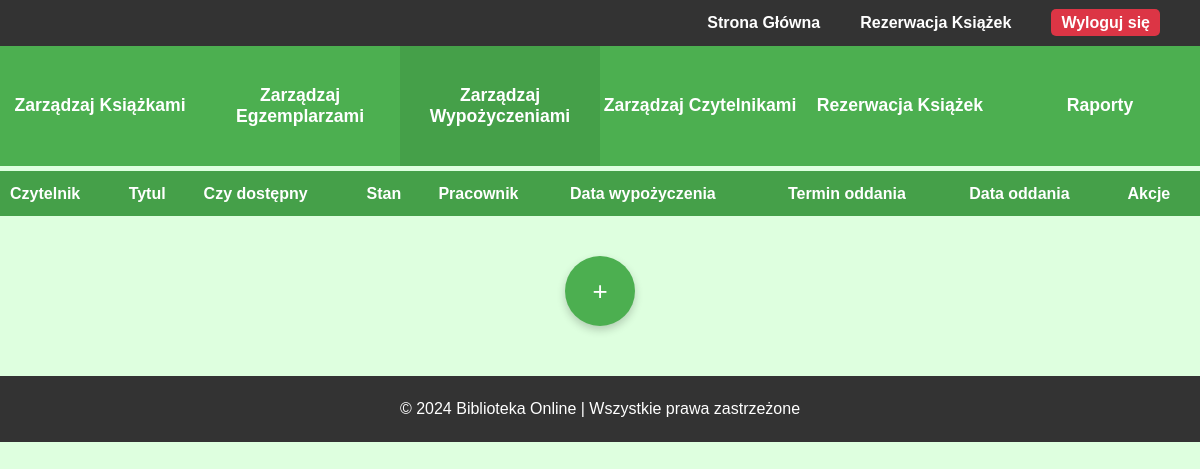
The app's page /php/bibliotekarz/rent_mgmt/manage_rents.php (signed in), older data.
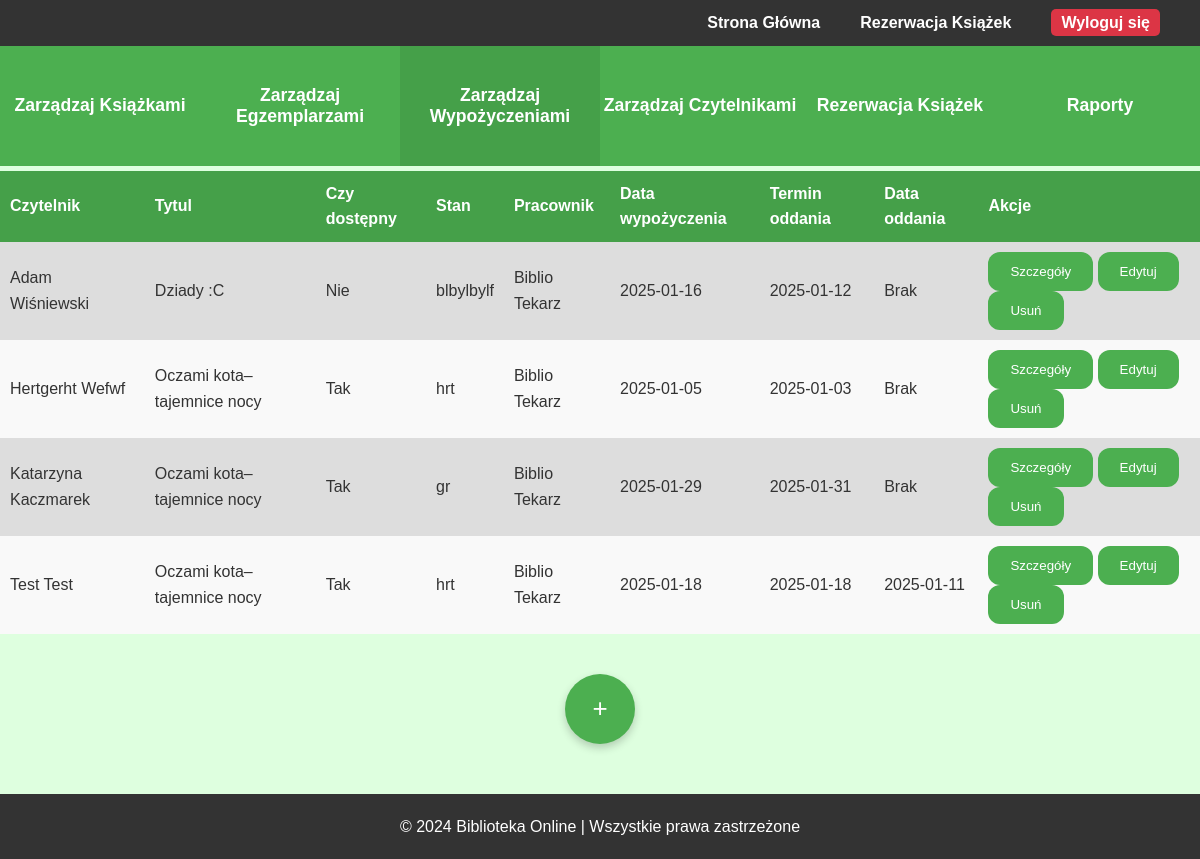
The same page, newer data.
### tables this page shows
CREATE TABLE `wypozyczenie` (
  `ID` int(11) NOT NULL,
  `ID_czytelnika` int(11) NOT NULL,
  `ID_egzemplarza` int(11) NOT NULL,
  `ID_pracownika` int(11) NOT NULL,
  `data_wypozyczenia` date NOT NULL,
  `termin_oddania` date NOT NULL,
  `data_oddania` date DEFAULT NULL
);

CREATE TABLE `czytelnik` (
  `ID` int(11) NOT NULL,
  `imie` varchar(50) NOT NULL,
  `nazwisko` varchar(50) NOT NULL,
  `nr_karty` varchar(20) NOT NULL,
  `telefon` varchar(9) DEFAULT NULL,
  `email` varchar(100) NOT NULL,
  `login` varchar(50) NOT NULL,
  `haslo` varchar(255) NOT NULL
);

CREATE TABLE `ksiazka` (
  `ID` int(11) NOT NULL,
  `tytul` varchar(50) NOT NULL,
  `zdjecie` varchar(255) DEFAULT ''
);

CREATE TABLE `egzemplarz` (
  `ID` int(11) NOT NULL,
  `ID_wydania` int(11) NOT NULL,
  `czy_dostepny` tinyint(1) NOT NULL DEFAULT 0,
  `stan` varchar(100) NOT NULL
);

CREATE TABLE `pracownik` (
  `ID` int(11) NOT NULL,
  `imie` varchar(50) NOT NULL,
  `nazwisko` varchar(50) NOT NULL,
  `poziom_uprawnien` enum('administrator','bibliotekarz','uzytkownik') NOT NULL DEFAULT 'bibliotekarz',
  `email` varchar(100) NOT NULL,
  `login` varchar(50) NOT NULL,
  `haslo` varchar(255) NOT NULL
);

### php/bibliotekarz/rent_mgmt/manage_rents.php (the view, shortened to what this page needs)
<?php
require_once(BASE_PATH . 'php/db_connection.php');
$query = "SELECT
    wypozyczenie.ID AS wypozyczenie_ID,
    wypozyczenie.data_wypozyczenia,
    wypozyczenie.termin_oddania,
    wypozyczenie.data_oddania,
    czytelnik.ID AS czytelnik_ID,
    czytelnik.imie AS czytelnik_imie,
    czytelnik.nazwisko AS czytelnik_nazwisko,
    czytelnik.email AS czytelnik_email,
    czytelnik.nr_karty AS czytelnik_nr_karty,
    egzemplarz.ID AS egzemplarz_ID,
    egzemplarz.czy_dostepny,
    egzemplarz.stan,
    pracownik.ID AS pracownik_ID,
    pracownik.imie AS pracownik_imie,
    pracownik.nazwisko AS pracownik_nazwisko,
    wydanie.ID AS wydanie_ID,
    wydanie.ISBN,
    wydanie.numer_wydania AS wydanie_nr_wydania,
    wydanie.jezyk AS jezyk,
    wydanie.ilosc_stron,
    ksiazka.tytul,
    wydawnictwo.nazwa AS wydawnictwo,
    autor.imie AS autor_imie,
    autor.nazwisko AS autor_nazwisko,
    gatunek.nazwa AS gatunek
FROM
    wypozyczenie
    JOIN egzemplarz ON wypozyczenie.ID_egzemplarza = egzemplarz.ID
    JOIN czytelnik ON wypozyczenie.ID_czytelnika = czytelnik.ID
    JOIN pracownik ON wypozyczenie.ID_pracownika = pracownik.ID
    JOIN wydanie ON egzemplarz.ID_wydania = wydanie.ID
    JOIN ksiazka ON wydanie.ID_ksiazki = ksiazka.ID
    JOIN wydawnictwo ON wydanie.ID_wydawnictwa = wydawnictwo.ID
    JOIN autor_ksiazki ON ksiazka.ID = autor_ksiazki.ID_ksiazki
    JOIN autor ON autor_ksiazki.ID_autora = autor.ID
    JOIN gatunek_ksiazki ON ksiazka.ID = gatunek_ksiazki.ID_ksiazki
    JOIN gatunek ON gatunek_ksiazki.ID_gatunku = gatunek.ID
    ORDER BY czytelnik.imie";
$result = mysqli_query($conn, $query);
?>
<!DOCTYPE html>
<html lang="pl">
<head>
    <link rel="stylesheet" href="css/style.css">
    <link rel="stylesheet" href="css/bibliotekarz.css">
</head>
<body>
    <header>
        <nav>
            <ul>
                <li><a href="/Biblioteka/index.php">Strona Główna</a></li>
                <li><a href="/Biblioteka/php/reservation.php">Rezerwacja Książek</a></li>
                <?php if(isset($_SESSION['user_id'])): ?>
                    <li><a href="/Biblioteka/php/logout.php" id="logoutBtn">Wyloguj się</a></li>
                <?php else: ?>
                    <li><a href="/Biblioteka/php/login.php">Zaloguj się</a></li>
                <?php endif; ?>
            </ul>
        </nav>
    </header>
    <section id="panel">
            <ul>
                <li><a href="/Biblioteka/php/bibliotekarz/book_mgmt/manage_books.php"><button>Zarządzaj Książkami</button></a></li>
                <li><a href="/Biblioteka/php/bibliotekarz/exemplar_mgmt/manage_exemplars.php"><button>Zarządzaj Egzemplarzami</button></a></li>
                <li><a href="/Biblioteka/php/bibliotekarz/rent_mgmt/manage_rents.php"><button disabled>Zarządzaj Wypożyczeniami</button></a></li>
                <li><a href="/Biblioteka/php/bibliotekarz/manage_users.php"><button>Zarządzaj Czytelnikami</button></a></li>
                <li><a href="/Biblioteka/php/bibliotekarz/reservation.php"><button>Rezerwacja Książek</button></a></li>
                <li><a href="/Biblioteka/php/bibliotekarz/reports.php"><button>Raporty</button></a></li>
            </ul>
    </section>
    <section id="tabela">
        <table class="sortable">
            <thead>
            <tr>
                <th>Czytelnik</th>
                <th>Tytul</th>
                <th>Czy dostępny</th>
                <th>Stan</th>
                <th>Pracownik</th>
                <th>Data wypożyczenia</th>
                <th>Termin oddania</th>
                <th>Data oddania</th>
                <th class="sorttable_nosort">Akcje</th>
            </tr>
            </thead>
            <tbody>
                <?php while ($book = mysqli_fetch_assoc($result)) { ?>
                    <tr id="book_<?php echo $book['wypozyczenie_ID']; ?>">
                    <td><?php echo htmlspecialchars($book['czytelnik_imie'] . ' ' . $book['czytelnik_nazwisko']) ?: 'Brak'; ?></td>
                    <td><?php echo htmlspecialchars($book['tytul']) ?: 'Brak'; ?></td>
                    <td><?php echo $book['czy_dostepny'] ? 'Tak' : 'Nie'; ?></td>
                    <td><?php echo htmlspecialchars($book['stan']) ?: 'Brak'; ?></td>
                    <td><?php echo htmlspecialchars($book['pracownik_imie'] . ' ' . $book['pracownik_nazwisko']) ?: 'Brak'; ?></td>
                    <td><?php echo htmlspecialchars($book['data_wypozyczenia']) ?: 'Brak'; ?></td>
                    <td><?php echo htmlspecialchars($book['termin_oddania']) ?: 'Brak'; ?></td>
                    <td><?php echo htmlspecialchars($book['data_oddania']) ?: 'Brak'; ?></td>
                    <td class="actions">
                        <button onclick="openInfoModal(<?php echo $book['wypozyczenie_ID']; ?>)">Szczegóły</button>
                        <button onclick="openEditModal(<?php echo $book['wypozyczenie_ID']; ?>)">Edytuj</button>
                        <button onclick="openDeleteModal(<?php echo $book['wypozyczenie_ID']; ?>)">Usuń</button>
                    </td>
                </tr>
                    <?php } ?>
                </tbody>
            </table>
        </section>
        <div class="add-book-container">
            <button class="add-book-button" onclick="openAddBookModal()">+</button>
        </div>
        <section class="formularz">
            <div class="podsekcja">
            </div>
        </section>
    <footer>
        <p>&copy; 2024 Biblioteka Online | Wszystkie prawa zastrzeżone</p>
    </footer>
</body>
</html>

### css/style.css (style rules this page uses)
* { margin: 0; padding: 0; box-sizing: border-box; }
body { font-family: Arial, sans-serif; line-height: 1.6; background-color: #f4f4f4; color: #333; }
header { background-color: #333; color: #fff; padding: 10px 20px; }
header nav ul { color: #fff; list-style-type: none; margin: 0; padding: 0; display: flex; justify-content: flex-end; }
header nav ul li { display: inline; margin: 0 20px; }
header nav ul li a { text-decoration: none; color: #fff; font-weight: bold; font-family: Arial, sans-serif; }
#logoutBtn { background-color: #dc3545; color: white; padding: 5px 10px; text-decoration: none; font-weight: bold; border-radius: 5px; }
footer { text-align: center; padding: 20px 0; background-color: #333; color: white; position: relative; bottom: 0; width: 100%; }

### css/bibliotekarz.css (style rules this page uses)
* { margin: 0; padding: 0; box-sizing: border-box; }
body { background-color: #deffdf; }
#panel { background-color: #4CAF50; height: 15vh; display: flex; justify-content: center; align-items: stretch; }
#panel ul { display: flex; list-style-type: none; padding: 0; margin: 0; flex: 1; align-items: stretch; }
#panel li { flex: 1; display: flex; justify-content: center; }
#panel button { height: 100%; width: 100%; background-color: #4CAF50; color: white; font-size: 2.2vh; font-weight: bold; border: none; cursor: pointer; display: flex; align-items: center; justify-content: center; }
#panel button:disabled { background-color: #45a049; cursor: default; }
#panel a { text-decoration: none; color: inherit; cursor: pointer; }
#tabela { background-color: #deffdf; height: auto; max-height: 100vh; width: 100%; display: flex; justify-content: center; align-items: flex-start; box-sizing: border-box; overflow-y: scroll; direction: rtl; padding-top: 5px; }
#tabela table { border-collapse: collapse; width: 100%; max-height: 100%; overflow-y: auto; box-sizing: border-box; direction: ltr; }
#tabela table, th, td { box-sizing: border-box; }
#tabela th, td { padding: 10px; text-align: left; }
#tabela th { position: sticky; top: 0; background-color: #45a049; color: white; z-index: 2; }
#tabela tbody tr:nth-child(odd) { background-color: #ddd; }
#tabela tbody tr:nth-child(even) { background-color: #f9f9f9; }
.podsekcja { flex: 1; max-width: 33%; padding: 15px; display: flex; flex-direction: column; justify-content: space-between; overflow-y: auto; }
.actions button { background-color: #4CAF50; border: 2px solid transparent; color: white; padding: 10px 20px; cursor: pointer; border-radius: 12px; }
#tabela .sortable th { cursor: pointer; position: relative; }
.add-book-container { text-align: center; margin-top: 20px; }
.add-book-button { font-size: 26px; width: 70px; height: 70px; border-radius: 50%; background-color: #4CAF50; color: white; border: none; cursor: pointer; box-shadow: 0 4px 8px rgba(0, 0, 0, 0.2); box-sizing: border-box; margin: 20px auto; }

Row changes from the older to the newer data that the page shows:
added wypozyczenie: ID_czytelnika.nazwisko "Adam Wiśniewski", ksiazka.tytul "Dziady :C", shows "Nie", ID_egzemplarza.stan "blbylbylf", ID_pracownika.nazwisko "Biblio Tekarz", data_wypozyczenia "2025-01-16", termin_oddania "2025-01-12", data_oddania "Brak"
added wypozyczenie: ID_czytelnika.nazwisko "Hertgerht Wefwf", ksiazka.tytul "Oczami kota– tajemnice nocy", shows "Tak", ID_egzemplarza.stan "hrt", ID_pracownika.nazwisko "Biblio Tekarz", data_wypozyczenia "2025-01-05", termin_oddania "2025-01-03", data_oddania "Brak"
added wypozyczenie: ID_czytelnika.nazwisko "Katarzyna Kaczmarek", ksiazka.tytul "Oczami kota– tajemnice nocy", shows "Tak", ID_egzemplarza.stan "gr", ID_pracownika.nazwisko "Biblio Tekarz", data_wypozyczenia "2025-01-29", termin_oddania "2025-01-31", data_oddania "Brak"
added wypozyczenie: ID_czytelnika.nazwisko "Test Test", ksiazka.tytul "Oczami kota– tajemnice nocy", shows "Tak", ID_egzemplarza.stan "hrt", ID_pracownika.nazwisko "Biblio Tekarz", data_wypozyczenia "2025-01-18", termin_oddania "2025-01-18", data_oddania "2025-01-11"
